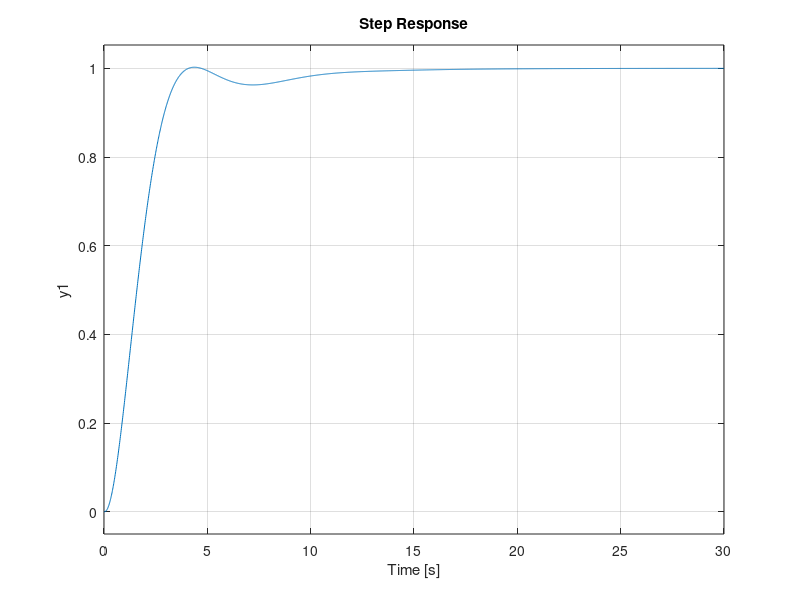
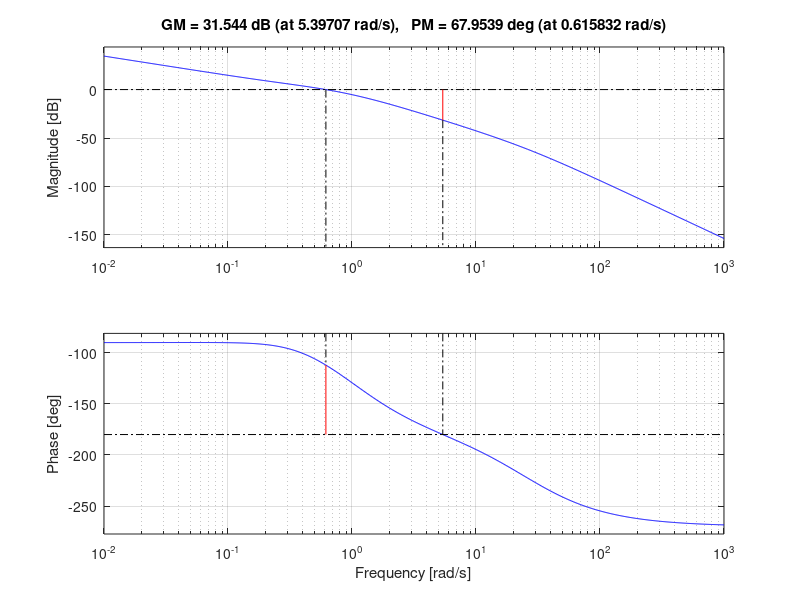

MATLAB code to generate these figures, in order:
%% Ch.3 — Tuning rules in code
% Process Dynamics and Control, SeoulTech — slide 17
% https://seoultechpse.github.io/ProCon/ch3/ch3_tuning.html#/2/14
% Requires: Control System Toolbox

clear; close all; clc

G = tf(1, conv(conv([2 1],[1 1]),[0.5 1]));
[y, t] = step(G, 30);
t28 = t(find(y >= 0.283, 1));   t63 = t(find(y >= 0.632, 1));
tau = 1.5*(t63 - t28);   theta = t63 - tau;   K = y(end);   % 2.57, 1.14, 1

r = theta/tau;                                    % ITAE set point, PID
Kc = 0.965/K*(1/r)^0.855;  tI = tau/(0.796 - 0.147*r);  tD = 0.308*tau*r^0.929;
C = pidstd(Kc, tI, tD, 10);
figure, step(feedback(C*G, 1)),  figure, margin(C*G)
